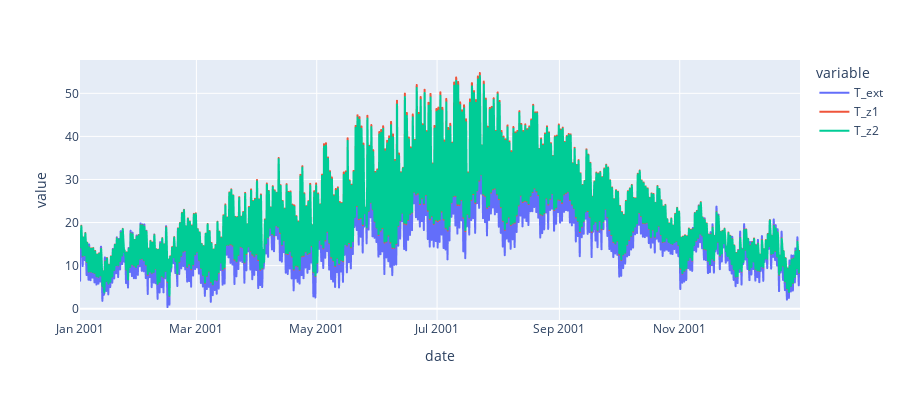

This figure's notebook cell:
### Code cell
import plotly.express as px

fig = px.line(df_graph,x='date',y=['T_ext','T_z1','T_z2'],height=400)
fig.show()

### Figure 1 — Plotly figure (JSON) as saved in the notebook; plotly's stock layout.template omitted (floating-point values rounded to 4 significant figures; data arrays with more than 128 entries replaced by an {"elided": "..."} marker saying what was removed)
{"data": [{"hovertemplate": "variable=T_ext<br>date=%{x}<br>value=%{y}<extra></extra>", "legendgroup": "T_ext", "line": {"color": "#636efa", "dash": "solid"}, "marker": {"symbol": "circle"}, "mode": "lines", "name": "T_ext", "showlegend": true, "type": "scattergl", "x": {"elided": "8760 str values"}, "xaxis": "x", "y": {"elided": "8760 float values"}, "yaxis": "y"}, {"hovertemplate": "variable=T_z1<br>date=%{x}<br>value=%{y}<extra></extra>", "legendgroup": "T_z1", "line": {"color": "#EF553B", "dash": "solid"}, "marker": {"symbol": "circle"}, "mode": "lines", "name": "T_z1", "showlegend": true, "type": "scattergl", "x": {"elided": "8760 str values"}, "xaxis": "x", "y": {"elided": "8760 float values"}, "yaxis": "y"}, {"hovertemplate": "variable=T_z2<br>date=%{x}<br>value=%{y}<extra></extra>", "legendgroup": "T_z2", "line": {"color": "#00cc96", "dash": "solid"}, "marker": {"symbol": "circle"}, "mode": "lines", "name": "T_z2", "showlegend": true, "type": "scattergl", "x": {"elided": "8760 str values"}, "xaxis": "x", "y": {"elided": "8760 float values"}, "yaxis": "y"}], "layout": {"height": 400, "legend": {"title": {"text": "variable"}, "tracegroupgap": 0}, "margin": {"t": 60}, "xaxis": {"anchor": "y", "domain": [0, 1], "title": {"text": "date"}}, "yaxis": {"anchor": "x", "domain": [0, 1], "title": {"text": "value"}}}}
